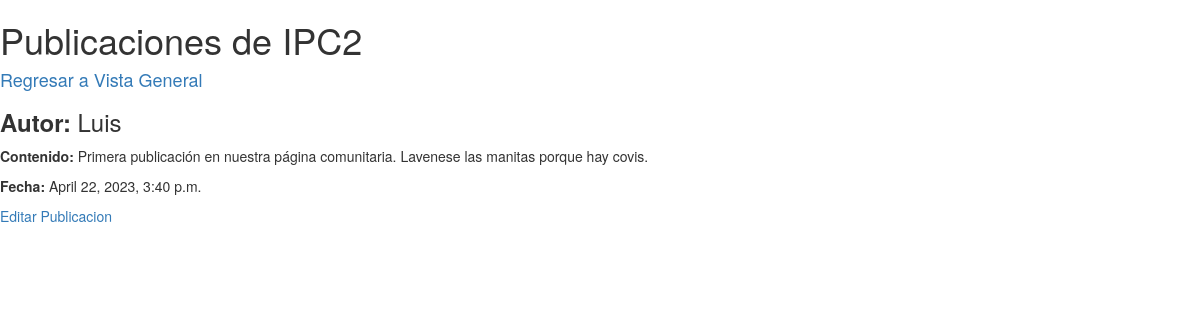
The page /Usuario/Pub/1/ on the database its author committed.
### Usuario/models.py (models this page shows, shortened)
class Publicacion(models.Model):
    autor = models.CharField(max_length=50)
    fecha_Publicacion = models.DateTimeField(default=timezone.now)
    Contenido = models.TextField()

### Usuario/views.py (the view)
# urls.py: path('Pub/<int:pk>/', views.VistaUnaPublicacion, name='detalles_pub'),
def VistaUnaPublicacion(request, pk):
    UnaPublicacion = get_object_or_404(Publicacion, pk=pk)
    return render(request, 'Publicacion/Pub_Detalle.html', {'publicacion':UnaPublicacion})

### Usuario/templates/Publicacion/Pub_Detalle.html (shortened to what this page needs)
{% load static %}
<html>
    <head>
        <link rel="stylesheet" href="{% static 'css/miEstilo.css' %}">
        <link rel="stylesheet" href="//maxcdn.bootstrapcdn.com/bootstrap/3.2.0/css/bootstrap.min.css">
        <link rel="stylesheet" href="//maxcdn.bootstrapcdn.com/bootstrap/3.2.0/css/bootstrap-theme.min.css">
    </head>
    <body>
        <div>
            <h1>Publicaciones de IPC2</h1>
        </div>
        <div>
            <h4><a href="{% url 'listaDinamica' %}">Regresar a Vista General</a></h4>
        </div>
            <div>
                <h3><b>Autor: </b> {{publicacion.autor}} </h3>
                <p><b>Contenido: </b>{{publicacion.Contenido}}</p>
                <p><b>Fecha: </b> {{publicacion.fecha_Publicacion}}</p>
                <p><a href="{% url 'edit_pub' pk=publicacion.pk %}">Editar Publicacion</a></p>
            </div>
    </body>
</html>

### Usuario/static/css/miEstilo.css (style rules this page uses)
h1 { color:red }

### rows shown on the page
Publicacion: autor "Luis", Contenido "Primera publicación en nuestra página comunitaria. Lavenese las manitas porque hay covis.", fecha_Publicacion "April 22, 2023, 3:40 p.m."
